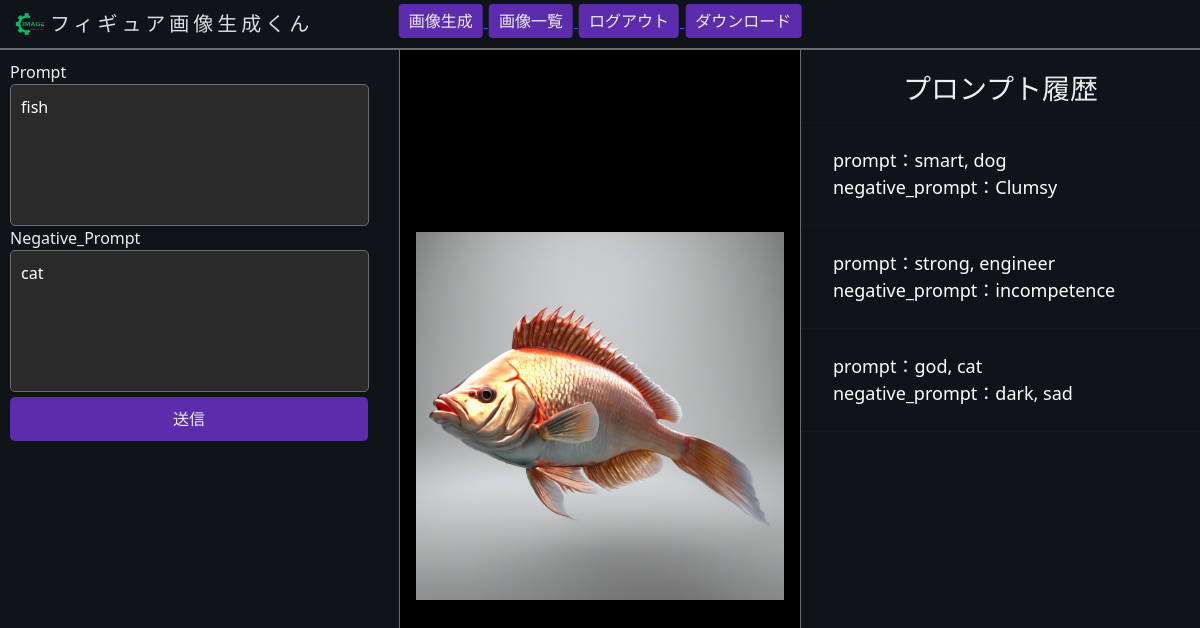
The page /images/17/ (signed in) on the database as committed earlier.
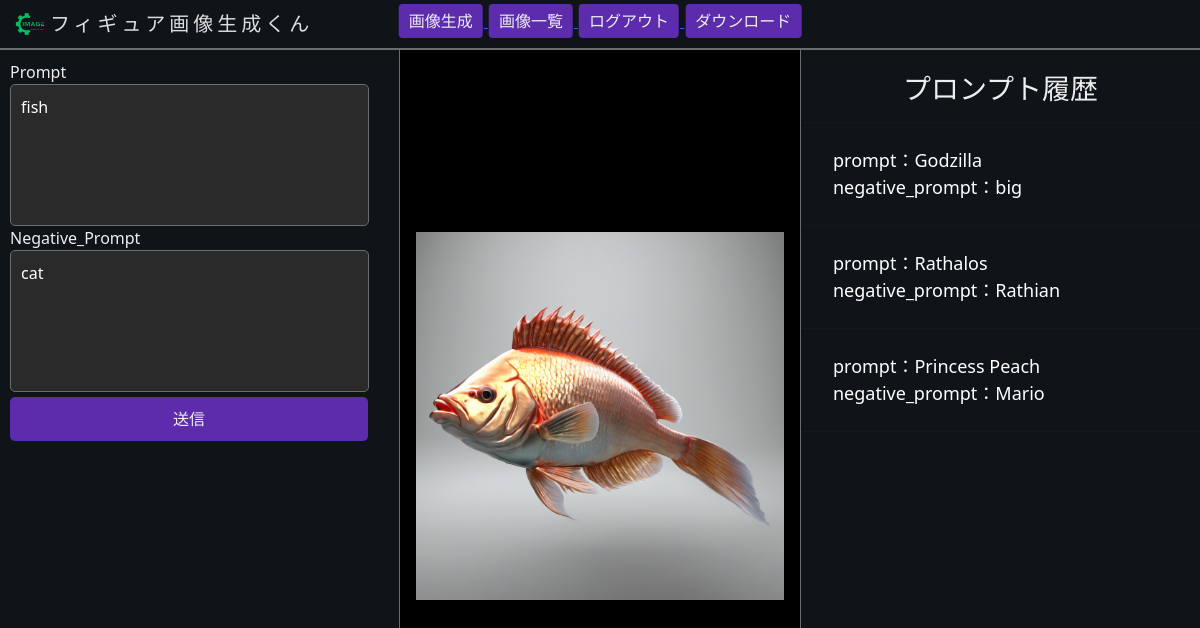
The same page on the database as committed later.
### app/models.py (models this page shows, shortened)
class Image(models.Model):
    imageID = models.AutoField(primary_key=True)
    user_ID = models.ForeignKey(User, on_delete=models.CASCADE)
    image_path = models.ImageField(upload_to='img/')  # 画像を保存するディレクトリを指定
    prompt = models.CharField(max_length=255,default='')
    negative_prompt = models.CharField(max_length=255,default='')

### app/views.py (the view)
# urls.py: path('images/<int:image_id>/', image_detail_view, name='image_detail'),
def image_detail_view(request, image_id):
    image = get_object_or_404(Image, pk=image_id)
    Images = Image.objects.filter(user_ID=request.user)
    return render(request, 'app/index.html', {'image': image, 'Images': Images})

### templates/app/index.html (shortened to what this page needs)
{% extends 'base.html' %}
{% load static %}
{% load socialaccount %}
{% block content %}
    {% if user.is_authenticated %}
        <div class="sidebar sidebar-left">
            {% if user.is_authenticated %}
                <form action="{% url 'index' %}" method="post">
                    {% if image %}
                        <div class="prompt">Prompt</div>
                        <textarea class="sidebar-textarea" name="prompt" id="prompt" rows="5" cols="30"
                                  placeholder="テキストを入力してください">{{ image.prompt }}</textarea>
                        <div class="prompt">Negative_Prompt</div>
                        <textarea class="sidebar-textarea" name="negative_prompt" id="negative_prompt" rows="5"
                                  cols="30"
                                  placeholder="テキストを入力してください">{{ image.negative_prompt }}</textarea>
                        <button id="submit-button" type="submit">送信</button>
                    {% endif %}
                </form>
            {% endif %}
        </div>
        <div class="content">
            {% if image %}
                <div class="image-center" style="margin-bottom: -20%">
                    <img src="{% static image.image_path %}">
                </div>
            {% endif %}
        </div>
        <div class="sidebar sidebar-right">
            <h3 style="color: #EEEEEE;text-align: center;margin-top: -7%">プロンプト履歴</h3>
            <hr>
            {% if user.is_authenticated %}
                {% for i in Images reversed %}
                    <a href="{% url 'image_detail' i.imageID %}">prompt：{{ i.prompt }}<br>negative_prompt：{{ i.negative_prompt }}
                    </a>
                    <hr>
                {% endfor %}
            {% endif %}
        </div>
    {% endif %}
{% endblock %}

### templates/base.html (shortened to what this page needs)
{% load static %}
{% load socialaccount %}
<html lang="ja">
<head>
    {% load static %}
    <link rel="stylesheet" type="text/css" href="{% static 'img/style.css' %}">
    <link rel="stylesheet" type="text/css" href="{% static 'img/canvas.css' %}">
    <link rel="stylesheet" href="https://cdn.jsdelivr.net/npm/bootstrap@5.3.0/dist/css/bootstrap.min.css">
</head>
<body style="background-color: #000000">
<header class="header">
    <div class="header-logo">
        <img src="{% static 'img/IMAGE-removebg-preview.png' %}" alt="Your Logo" class="logo-image">
    </div>
    <div class="navtext-container">
        <div class="navtext">フィギュア画像生成くん</div>
    </div>
    <div class="center-container">
        <div class="button-container">
            {% if user.is_authenticated %}
                <a href="{% url 'index' %}">
                    <button class="header-button">画像生成</button>
                </a>
                <a href="{% url 'gallery' %}">
                    <button class="header-button">画像一覧</button>
                </a>
                <a href="{% url 'account_logout' %}">
                    <button class="header-button">ログアウト</button>
                </a>
            {% endif %}
            {% if image %}
                <a href="{% static image.image_path %}" download="{% static image.image_path %}">
                    <button class="header-button">ダウンロード</button>
                </a>
            {% endif %}
        </div>
    </div>
</header>
{% block content %}
{% endblock %}
</body>
</html>

### static/img/style.css (style rules this page uses)
body { margin: 0; font-family: "Futura", Helvetica, sans-serif; background-color: #0F1111; }
:root { --background-navbar: rgba(55, 55, 55, 1.00); }
.header { background: #0F1419; position: fixed; z-index: 2; width: 100%; height: 50px; display: flex; justify-content: space-between; align-items: center; border-bottom: 2px solid rgb(109, 108, 108); }
.header-logo { margin-left: 10px; }
.logo-image { width: 40px; height: auto; }
.navtext-container { width: 100%; height: 52px; position: absolute; box-sizing: border-box; display: flex; justify-content: center; align-items: center; }
.navtext { position: absolute; text-transform: uppercase; color: #ddd; letter-spacing: 4px; font-size: 20px; left: 50px; }
.sidebar { height: 100%; width: 250px; position: fixed; z-index: 1; top: 0; left: 0; background-color: var(--background-navbar); overflow-x: hidden; padding-top: 100px; }
.sidebar a { padding: 8px 8px 8px 32px; text-decoration: none; font-size: 18px; color: #EEEEEE; display: block; transition: 0.3s; }
.sidebar.sidebar-left { height: 100%; width: 400px; position: fixed; z-index: 1; top: 0; right: auto; left: 0; background-color: #0F1419; overflow-x: hidden; padding-top: 60px; border-right: 1px solid rgb(109, 108, 108); }
.sidebar.sidebar-right { height: 100%; width: 400px; position: fixed; z-index: 1; top: 0; left: auto; right: 0; background-color: #0F1419; overflow-x: hidden; padding-top: 100px; border-left: 1px solid rgb(109, 108, 108); }
.sidebar.sidebar-right a { padding: 8px 8px 8px 32px; text-decoration: none; font-size: 18px; color: white; display: block; transition: 0.3s; }
.content { margin-left: 400px; margin-right: 400px; padding: 16px; transition: margin 0.3s; }
.center-container { flex-grow: 1; display: flex; justify-content: center; }
.button-container { position: absolute; bottom: 10px; left: 50%; transform: translateX(-50%); }
.header-button { background-color: #5D2CAC; color: #EEEEEE; border: none; padding: 5px 10px; text-align: center; text-decoration: none; display: inline-block; font-size: 16px; cursor: pointer; border-radius: 4px; margin: 0 1px; transition: background-color 0.3s; }
.sidebar-textarea { background-color: rgb(43, 42, 42); border: none; padding: 10px; width: 90%; box-sizing: border-box; resize: none; margin-left: 10px; border-radius: 5px; border: 1px solid rgb(109, 108, 108); color: white; }
.prompt { color: #EEEEEE; margin-left: 10px; }
#submit-button { background-color: #5D2CAC; color: #EEEEEE; border: none; padding: 10px 163px; border-radius: 5px; cursor: pointer; margin: 10px; margin-top: 5px; }
.image-center { display: flex; justify-content: center; align-items: center; height: 100vh; }
.image-center img { max-width: 100%; max-height: 100%; }

Rows that differ between the two databases and show on the page:
removed Image: prompt "smart, dog", negative_prompt "Clumsy"
removed Image: prompt "strong, engineer", negative_prompt "incompetence"
removed Image: prompt "god, cat", negative_prompt "dark, sad"
added Image: prompt "Godzilla", negative_prompt "big"
added Image: prompt "Rathalos", negative_prompt "Rathian"
added Image: prompt "Princess Peach", negative_prompt "Mario"
